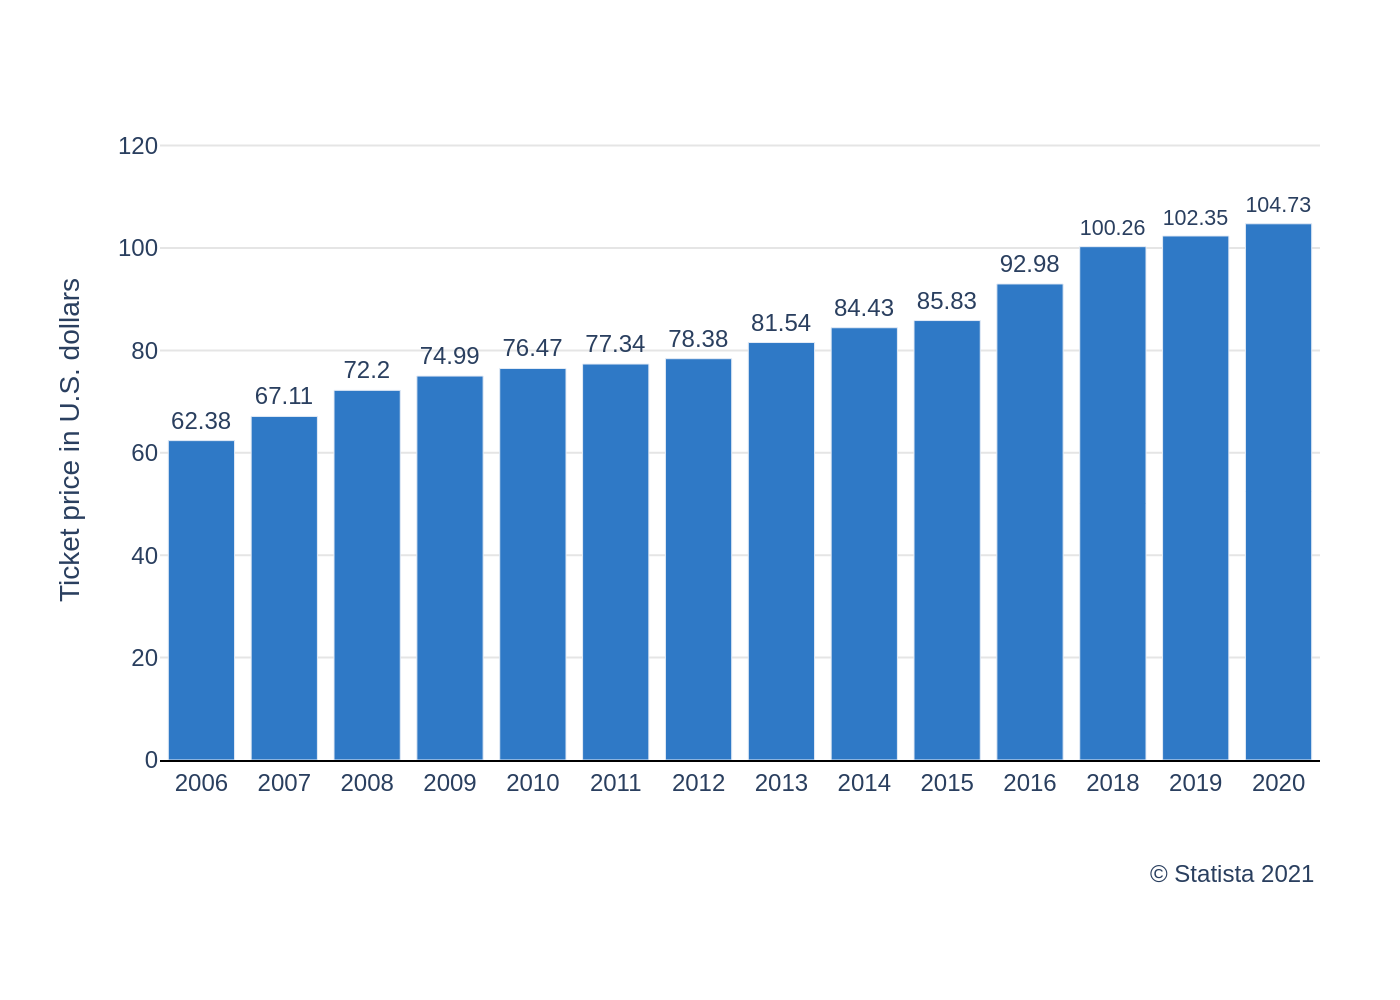

Python code for this plot:
import sys
import json
import os
import plotly.graph_objects as go

if len(sys.argv) != 2:
    print("Usage: python script.py <path_to_json_file>")
    sys.exit(1)

json_path = sys.argv[1]

try:
    with open(json_path, 'r', encoding='utf-8') as f:
        chart_config = json.load(f)
except FileNotFoundError:
    print(f"Error: The file '{json_path}' was not found.")
    sys.exit(1)
except json.JSONDecodeError:
    print(f"Error: The file '{json_path}' is not a valid JSON.")
    sys.exit(1)

chart_data = chart_config.get('chart_data', [])
texts = chart_config.get('texts', {})
colors = chart_config.get('colors', [])

x_values = [item['x'] for item in chart_data]
y_values = [item['y'] for item in chart_data]

fig = go.Figure()

fig.add_trace(go.Bar(
    x=x_values,
    y=y_values,
    text=y_values,
    textposition='outside',
    texttemplate='%{text}',
    marker_color=colors[0] if colors else None,
    cliponaxis=False,
    hoverinfo='none',
    showlegend=False
))

annotations = []
if texts.get('source'):
    annotations.append(
        dict(
            text=texts['source'],
            showarrow=False,
            xref='paper',
            yref='paper',
            x=1.0,
            y=-0.15,
            xanchor='right',
            yanchor='top',
            align='right'
        )
    )

fig.update_layout(
    title_text=texts.get('title'),
    plot_bgcolor='white',
    font=dict(family="Arial", size=12),
    xaxis=dict(
        title_text=texts.get('x_axis_title'),
        type='category',
        showgrid=False,
        showline=True,
        linecolor='black'
    ),
    yaxis=dict(
        title_text=texts.get('y_axis_title'),
        range=[0, 125],
        tickmode='linear',
        tick0=0,
        dtick=20,
        gridcolor='#E5E5E5'
    ),
    margin=dict(l=80, r=40, t=60, b=120),
    annotations=annotations
)

base_filename, _ = os.path.splitext(os.path.basename(json_path))
output_filename = f"{base_filename}.png"

fig.write_image(output_filename, scale=2)

print(f"Chart saved to {output_filename}")
